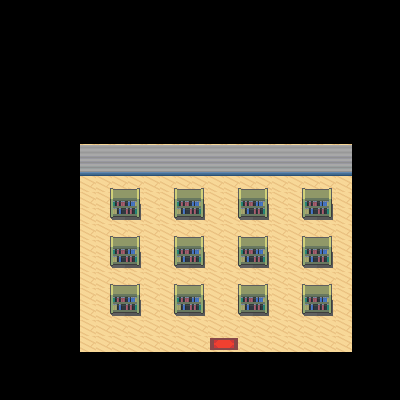

This is a level from a 2D game, rendered from its Tiled map with the project's own tilesets. A one-line summary and the complete map file follow:
An orthogonal 25x25 tile map with 16x16 px tiles, 3 tile layers (floor, walls, elements) and 18 objects (16x collision, exit_house, spawn_house).

<map version="1.5" tiledversion="1.7.2" orientation="orthogonal" renderorder="right-down" width="25" height="25" tilewidth="16" tileheight="16" infinite="0" nextlayerid="5" nextobjectid="19">
 <tileset firstgid="1" source="house.tsx" />
 <layer id="1" name="floor" width="25" height="25">
  <data encoding="csv">
0,0,0,0,0,0,0,0,0,0,0,0,0,0,0,0,0,0,0,0,0,0,0,0,0,
0,0,0,0,0,0,0,0,0,0,0,0,0,0,0,0,0,0,0,0,0,0,0,0,0,
0,0,0,0,0,0,0,0,0,0,0,0,0,0,0,0,0,0,0,0,0,0,0,0,0,
0,0,0,0,0,0,0,0,0,0,0,0,0,0,0,0,0,0,0,0,0,0,0,0,0,
0,0,0,0,0,0,0,0,0,0,0,0,0,0,0,0,0,0,0,0,0,0,0,0,0,
0,0,0,0,0,0,0,0,0,0,0,0,0,0,0,0,0,0,0,0,0,0,0,0,0,
0,0,0,0,0,0,0,0,0,0,0,0,0,0,0,0,0,0,0,0,0,0,0,0,0,
0,0,0,0,0,0,0,0,0,0,0,0,0,0,0,0,0,0,0,0,0,0,0,0,0,
0,0,0,0,0,0,0,0,0,0,0,0,0,0,0,0,0,0,0,0,0,0,0,0,0,
0,0,0,0,0,302,302,302,302,302,302,302,302,302,302,302,302,302,302,302,302,302,0,0,0,
0,0,0,0,0,302,302,302,302,302,302,302,302,302,302,302,302,302,302,302,302,302,0,0,0,
0,0,0,0,0,302,302,302,302,302,302,302,302,302,302,302,302,302,302,302,302,302,0,0,0,
0,0,0,0,0,302,302,302,302,302,302,302,302,302,302,302,302,302,302,302,302,302,0,0,0,
0,0,0,0,0,302,302,302,302,302,302,302,302,302,302,302,302,302,302,302,302,302,0,0,0,
0,0,0,0,0,302,302,302,302,302,302,302,302,302,302,302,302,302,302,302,302,302,0,0,0,
0,0,0,0,0,302,302,302,302,302,302,302,302,302,302,302,302,302,302,302,302,302,0,0,0,
0,0,0,0,0,302,302,302,302,302,302,302,302,302,302,302,302,302,302,302,302,302,0,0,0,
0,0,0,0,0,302,302,302,302,302,302,302,302,302,302,302,302,302,302,302,302,302,0,0,0,
0,0,0,0,0,302,302,302,302,302,302,302,302,302,302,302,302,302,302,302,302,302,0,0,0,
0,0,0,0,0,302,302,302,302,302,302,302,302,302,302,302,302,302,302,302,302,302,0,0,0,
0,0,0,0,0,302,302,302,302,302,302,302,302,302,302,302,302,302,302,302,302,302,0,0,0,
0,0,0,0,0,302,302,302,302,302,302,302,302,302,302,302,302,302,302,302,302,302,0,0,0,
0,0,0,0,0,0,0,0,0,0,0,0,0,0,0,0,0,0,0,0,0,0,0,0,0,
0,0,0,0,0,0,0,0,0,0,0,0,0,0,0,0,0,0,0,0,0,0,0,0,0,
0,0,0,0,0,0,0,0,0,0,0,0,0,0,0,0,0,0,0,0,0,0,0,0,0
</data>
 </layer>
 <layer id="2" name="walls" width="25" height="25">
  <data encoding="csv">
0,0,0,0,0,0,0,0,0,0,0,0,0,0,0,0,0,0,0,0,0,0,0,0,0,
0,0,0,0,0,0,0,0,0,0,0,0,0,0,0,0,0,0,0,0,0,0,0,0,0,
0,0,0,0,0,0,0,0,0,0,0,0,0,0,0,0,0,0,0,0,0,0,0,0,0,
0,0,0,0,0,0,0,0,0,0,0,0,0,0,0,0,0,0,0,0,0,0,0,0,0,
0,0,0,0,0,0,0,0,0,0,0,0,0,0,0,0,0,0,0,0,0,0,0,0,0,
0,0,0,0,0,0,0,0,0,0,0,0,0,0,0,0,0,0,0,0,0,0,0,0,0,
0,0,0,0,0,0,0,0,0,0,0,0,0,0,0,0,0,0,0,0,0,0,0,0,0,
0,0,0,0,0,0,0,0,0,0,0,0,0,0,0,0,0,0,0,0,0,0,0,0,0,
0,0,0,0,243,243,243,243,243,243,243,243,243,243,243,243,243,243,243,243,243,243,243,0,0,
0,0,0,0,243,261,261,261,261,261,261,261,261,261,261,261,261,261,261,261,261,261,274,0,0,
0,0,0,0,274,292,292,292,292,292,292,292,292,292,292,292,292,292,292,292,292,292,305,0,0,
0,0,0,0,305,0,0,0,0,0,0,0,0,0,0,0,0,0,0,0,0,0,243,0,0,
0,0,0,0,243,0,0,0,0,0,0,0,0,0,0,0,0,0,0,0,0,0,274,0,0,
0,0,0,0,274,0,0,0,0,0,0,0,0,0,0,0,0,0,0,0,0,0,305,0,0,
0,0,0,0,305,0,0,0,0,0,0,0,0,0,0,0,0,0,0,0,0,0,243,0,0,
0,0,0,0,243,0,0,0,0,0,0,0,0,0,0,0,0,0,0,0,0,0,274,0,0,
0,0,0,0,274,0,0,0,0,0,0,0,0,0,0,0,0,0,0,0,0,0,305,0,0,
0,0,0,0,305,0,0,0,0,0,0,0,0,0,0,0,0,0,0,0,0,0,243,0,0,
0,0,0,0,243,0,0,0,0,0,0,0,0,0,0,0,0,0,0,0,0,0,274,0,0,
0,0,0,0,274,0,0,0,0,0,0,0,0,0,0,0,0,0,0,0,0,0,305,0,0,
0,0,0,0,305,0,0,0,0,0,0,0,0,0,0,0,0,0,0,0,0,0,243,0,0,
0,0,0,0,243,0,0,0,0,0,0,0,0,0,0,0,0,0,0,0,0,0,274,0,0,
0,0,0,0,243,243,243,243,243,243,243,243,243,243,243,243,243,243,243,243,243,243,243,0,0,
0,0,0,0,0,0,0,0,0,0,0,0,0,0,0,0,0,0,0,0,0,0,0,0,0,
0,0,0,0,0,0,0,0,0,0,0,0,0,0,0,0,0,0,0,0,0,0,0,0,0
</data>
 </layer>
 <layer id="3" name="elements" width="25" height="25">
  <data encoding="csv">
0,0,0,0,0,0,0,0,0,0,0,0,0,0,0,0,0,0,0,0,0,0,0,0,0,
0,0,0,0,0,0,0,0,0,0,0,0,0,0,0,0,0,0,0,0,0,0,0,0,0,
0,0,0,0,0,0,0,0,0,0,0,0,0,0,0,0,0,0,0,0,0,0,0,0,0,
0,0,0,0,0,0,0,0,0,0,0,0,0,0,0,0,0,0,0,0,0,0,0,0,0,
0,0,0,0,0,0,0,0,0,0,0,0,0,0,0,0,0,0,0,0,0,0,0,0,0,
0,0,0,0,0,0,0,0,0,0,0,0,0,0,0,0,0,0,0,0,0,0,0,0,0,
0,0,0,0,0,0,0,0,0,0,0,0,0,0,0,0,0,0,0,0,0,0,0,0,0,
0,0,0,0,0,0,0,0,0,0,0,0,0,0,0,0,0,0,0,0,0,0,0,0,0,
0,0,0,0,0,0,0,0,0,0,0,0,0,0,0,0,0,0,0,0,0,0,0,0,0,
0,0,0,0,0,0,0,0,0,0,0,0,0,0,0,0,0,0,0,0,0,0,0,0,0,
0,0,0,0,0,0,0,0,0,0,0,0,0,0,0,0,0,0,0,0,0,0,0,0,0,
0,0,0,0,0,0,364,365,366,0,364,365,366,0,364,365,366,0,364,365,366,0,0,0,0,
0,0,0,0,0,0,395,396,397,0,395,396,397,0,395,396,397,0,395,396,397,0,0,0,0,
0,0,0,0,0,0,426,427,428,0,426,427,428,0,426,427,428,0,426,427,428,0,0,0,0,
0,0,0,0,0,0,364,365,366,0,364,365,366,0,364,365,366,0,364,365,366,0,0,0,0,
0,0,0,0,0,0,395,396,397,0,395,396,397,0,395,396,397,0,395,396,397,0,0,0,0,
0,0,0,0,0,0,426,427,428,0,426,427,428,0,426,427,428,0,426,427,428,0,0,0,0,
0,0,0,0,0,0,364,365,366,0,364,365,366,0,364,365,366,0,364,365,366,0,0,0,0,
0,0,0,0,0,0,395,396,397,0,395,396,397,0,395,396,397,0,395,396,397,0,0,0,0,
0,0,0,0,0,0,426,427,428,0,426,427,428,0,426,427,428,0,426,427,428,0,0,0,0,
0,0,0,0,0,0,0,0,0,0,0,0,0,0,0,0,0,0,0,0,0,0,0,0,0,
0,0,0,0,0,0,0,0,0,0,0,0,0,495,496,0,0,0,0,0,0,0,0,0,0,
0,0,0,0,0,0,0,0,0,0,0,0,0,0,0,0,0,0,0,0,0,0,0,0,0,
0,0,0,0,0,0,0,0,0,0,0,0,0,0,0,0,0,0,0,0,0,0,0,0,0,
0,0,0,0,0,0,0,0,0,0,0,0,0,0,0,0,0,0,0,0,0,0,0,0,0
</data>
 </layer>
 <objectgroup id="4" name="Objects">
  <object id="1" type="collision" x="63.453" y="127.398" width="304.968" height="48.6965" />
  <object id="2" type="collision" x="62.9611" y="175.603" width="17.7078" height="191.343" />
  <object id="3" type="collision" x="352.189" y="176.094" width="16.2322" height="192.327" />
  <object id="4" type="collision" x="80.669" y="351.697" width="271.028" height="15.7403" />
  <object id="5" type="collision" x="111.166" y="206.099" width="28.0374" height="11.3133" />
  <object id="6" type="collision" x="174.127" y="207.083" width="29.0212" height="10.8214" />
  <object id="7" type="collision" x="238.072" y="208.559" width="30.0049" height="9.34579" />
  <object id="8" type="collision" x="302.509" y="207.083" width="29.0212" height="10.3296" />
  <object id="9" type="collision" x="110.674" y="255.78" width="29.0212" height="9.83768" />
  <object id="10" type="collision" x="174.619" y="255.78" width="29.513" height="11.3133" />
  <object id="11" type="collision" x="238.072" y="254.796" width="29.513" height="11.8052" />
  <object id="12" type="collision" x="301.525" y="255.78" width="30.9887" height="10.3296" />
  <object id="13" type="collision" x="109.69" y="303" width="30.4968" height="10.3296" />
  <object id="14" type="collision" x="174.619" y="303.984" width="30.0049" height="9.34579" />
  <object id="15" type="collision" x="238.072" y="303.492" width="29.513" height="11.3133" />
  <object id="16" type="collision" x="302.017" y="303.984" width="29.0212" height="9.34579" />
  <object id="17" name="exit_house" x="210.526" y="336.94" width="27.0536" height="12.2971" />
  <object id="18" name="spawn_house" x="223.315" y="329.07">
   <point />
  </object>
 </objectgroup>
</map>
